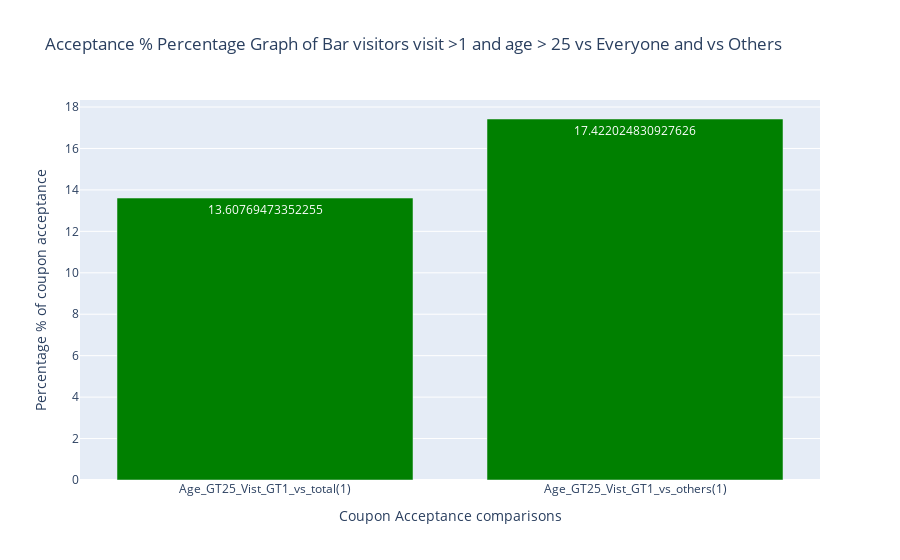

Notebook code for this chart:
### Markdown cell above
4. Compare the acceptance rate between drivers who go to a bar more than once a month and are over the age of 25 to the all others.  Is there a difference?

### Code cell
# Data Observation: One disclamer to the data the bar visit captured can be equal to or greater 1 time.
# filter the dataframe that contains data with just bar visits once or more than once a month.
bar_gt_1_vlues = ['1~3', '4~8', 'gt8']
bargt1 = data[data['Bar'].isin(bar_gt_1_vlues)]


#Dataframe with just age groups over 25 , who have visited the bar greater than once.
exclude_age_grp = ['below21', '21']
bargt1_age_gt_25 = bargt1[~bargt1['age'].isin(exclude_age_grp)]

bargt1_age_gt_25_y_1_count = bargt1_age_gt_25['Y'].value_counts()[1]
#print("Bar visit's >1, age > 25 = ", bargt1_age_gt_25_y_1_count)
total_count = data.shape[0]
#print("Total count = ", total_count)

# acceptance rate between drivers who go to a bar more than once a month and are over the age of 25 to the all others
#bar_gt1_age_gt25_accepted_per = (bargt1_age_gt_25_y_1_count/(total_count - bargt1_age_gt_25_y_1_count))*100
bar_gt1_age_gt25_accepted_per_vs_total = (bargt1_age_gt_25_y_1_count/(total_count))*100
#print("Acceptnce, Bar visitors greater then once and above 25 yrs % to total", bar_gt1_age_gt25_accepted_per_vs_total)

#rest_of_data = df[~df.index.isin(subset.index)] , syntax reference
rest_of_data = data[~data.index.isin(bargt1_age_gt_25.index)]
others_count = rest_of_data.shape[0] # Count of others who visited the bar once or less than once and age less than 25
#print("Others count", others_count)
bar_gt1_age_gt25_accepted_per_vs_others =  (bargt1_age_gt_25_y_1_count/(others_count))*100
#print("Acceptnce, Bar visitors greater then once and above 25 yrs % to others", bar_gt1_age_gt25_accepted_per_vs_others)

x_values = ['Age_GT25_Vist_GT1_vs_total(1)', 'Age_GT25_Vist_GT1_vs_others(1)']
y_values = [bar_gt1_age_gt25_accepted_per_vs_total, bar_gt1_age_gt25_accepted_per_vs_others ]

colors = [ 'green', 'green']
fig3 = go.Figure(data=go.Bar(x=x_values, y=y_values, text=y_values, textposition='auto', marker=dict(color=colors)))

# Customizing the layout
fig3.update_layout(title='Acceptance % Percentage Graph of Bar visitors visit >1 and age > 25 vs Everyone and vs Others',
                  xaxis_title='Coupon Acceptance comparisons',
                  yaxis_title='Percentage % of coupon acceptance')

# Displaying the graph
fig3.show()

#Observation:
#13.60% acceptance  among people(who visit the bar >1 time and are older than 25 yrs) compared to total sampling data set.
#17.42% acceptance among people(who visit the bar >1 time and are older than 25 yrs) compared to all-others in data set.

### Figure 1 — Plotly figure (JSON) as saved in the notebook; plotly's stock layout.template omitted (floating-point values rounded to 4 significant figures)
{"data": [{"marker": {"color": ["green", "green"]}, "text": ["13.60769473352255", "17.422024830927626"], "textposition": "auto", "type": "bar", "x": ["Age_GT25_Vist_GT1_vs_total(1)", "Age_GT25_Vist_GT1_vs_others(1)"], "y": [13.61, 17.42]}], "layout": {"title": {"text": "Acceptance % Percentage Graph of Bar visitors visit >1 and age > 25 vs Everyone and vs Others"}, "xaxis": {"title": {"text": "Coupon Acceptance comparisons"}}, "yaxis": {"title": {"text": "Percentage % of coupon acceptance"}}}}
